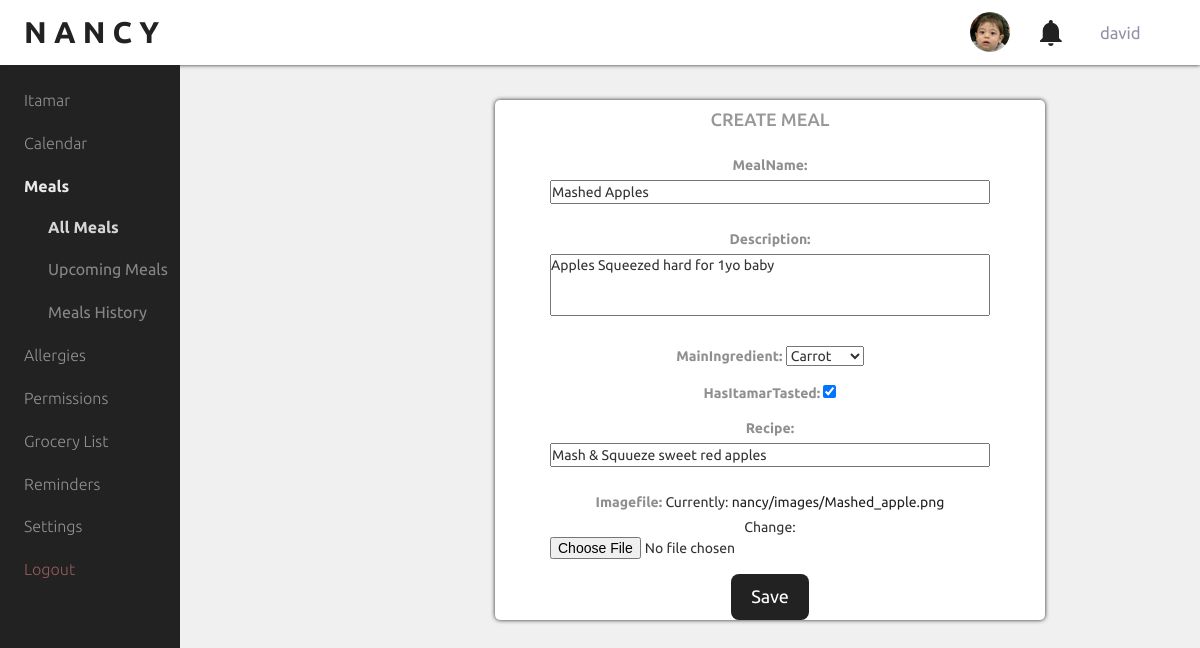
Page /update-meal/42 (signed in) on the committed database.
### todo/models.py (models this page shows, shortened)
class Nancy(models.Model):
    user_id = models.ForeignKey(User, on_delete=models.CASCADE) #relationship 1:n (user:todos) ??
    dateCreated = models.DateField(auto_now_add=True) #automatic
    dateCompleted = models.DateField(null=True, blank=True) #blank at first ?
    mealName = models.CharField(max_length=30)
    scheduled = models.BooleanField(default=False)
    description = models.TextField(blank=True)
    mainIngredient = models.CharField(max_length=70)
    HasItamarTasted = models.BooleanField(default=False)
    Recipe = models.CharField(max_length=70)
    imagefile = models.ImageField(default='todo\static\nancy\images\Mashed_apple.png',upload_to='nancy/images')
    mediumIm=ImageSpecField(
        source='imagefile',processors=[SmartResize( 80,100)],format='PNG')
    smallIm=ImageSpecField(
        source='imagefile',processors=[SmartResize(40,50)],format='PNG')
    bigImage=ImageSpecField(
        source='imagefile',processors=[SmartResize(200,300)],format='PNG')

### todo/views.py (the view, shortened to what this page needs)
# urls.py: path('update-meal/<int:meal_pk>', views.updateMeal, name='updateMeal'),
def updateMeal(request, meal_pk):
    meal = get_object_or_404(Nancy, pk=meal_pk)
    if (request.method == 'GET'):
        form = NancyForm(instance=meal)
        act=2
        return render(request, 'nancy/create-meal.html', {'meal': meal, 'form': form ,'act':act})

### todo/forms.py
class NancyForm(forms.ModelForm):
    class Meta:
        model = Nancy
        fields = ['mealName', 'description', 'mainIngredient',
                  'HasItamarTasted', 'Recipe', 'imagefile']
        widgets = {
            "description": forms.Textarea(attrs={"rows": "3", "cols": "40", "style":"resize:none"}),
            'mainIngredient':forms.Select(attrs={"id":"selectIngredients"})
        }

### todo/templates/nancy/create-meal.html (shortened to what this page needs)
{% load static  %}
<!DOCTYPE html>
<html lang="en">
<head>
    <link rel="stylesheet" href="https://maxcdn.bootstrapcdn.com/bootstrap/3.3.7/css/bootstrap.min.css"
>
    <link rel="stylesheet" href="{% static 'nancy/css/styles.css' %}">
</head>
<body>
    <div class="wrapper">
        <header>
            <div class="header-selections">
                <a href="{% url 'nancy' %}" id="logo">N A N C Y</a>
                {% if user.is_authenticated %}
                <span id="userName">{{user.username}}</span>
                {% endif %}
                <a href="#" id=notification></a>
                <a href="#" id=baby-nav></a>
            </div>
        </header>
        <div class="table">
            <nav>
                <ul>
                    <li><a href="{% url 'nancy' %}">Itamar</a></li>
                    <li><a href="#">Calendar</a></li>
                    <li class="thisNavSection"><a href="{% url 'meals' %}"><b>Meals</b></a>
                        <ul>
                            <li class="thisNavSection"><a href="{% url 'meals' %}">All Meals</a></li>
                            <li><a href="#">Upcoming Meals</a></li>
                            <li><a href="#">Meals History</a></li>
                        </ul>
                    </li>
                    <li><a href="#">Allergies</a></li>
                    <li><a href="#">Permissions</a></li>
                    <li><a href="#">Grocery List</a></li>
                    <li><a href="#">Reminders</a></li>
                    <li><a href="#">Settings</a></li>
                    <li><a id="logout" href="{% url 'logoutuser' %}">Logout</a></li>
                </ul>
            </nav>
            <main>
                <section class="create-meal">
                    <h2>CREATE MEAL</h2>
                        {% if act == 2  %}
                        <form action="{% url 'updateMeal' meal.id%}" method="POST" enctype="multipart/form-data">
                            {% endif %}
                            {{form.as_p}}
                            <button type='submit' class="btn-medium">Save </button>
                        </form>
                </section>
            </main>
        </div>
</body>
</html>

### todo/static/nancy/css/styles.css (style rules this page uses)
* { margin: 0; padding: 0; overflow: visible; }
html,nav, header, footer, main, aside, section, div { display: block; }
h2 { text-align: center; font-size: 18px; opacity: 50%; margin: 5px; padding: 5px; }
a { text-decoration: none; color: #222; }
.wrapper { display: block; width: 100%; margin: 0 auto; }
body { width: 100%; margin: 0; font-family: 'Ubuntu', sans-serif; font-style: normal; background-color: #f0f0f0; }
header { position: sticky; z-index: 99; top: 0; width: 100%; }
.header-selections { display: block; width: 100%; height: 65px; line-height: 65px; background-color: white; box-shadow: 0px 0px 4px #222222; font-size: 20px; }
nav { display: table-cell; height: 100vh; width: 12vw; min-width: 180px; background-color: #222222; padding: 0; }
#notification { display: block; float: right; right: 10px; margin:20px 30px; width: 30px; height: 30px; background: url(../images/notif-icon.png) no-repeat; }
#baby-nav { display: block; float: right; margin-top: 12px; width: 40px; height: 40px; border-radius: 100%; background: url(../images/baby-icon.png) no-repeat; margin-left: 15px; }
#logout { color: #ff9191; }
#logo { margin-left: 24px; font-weight: bold; text-decoration: none; text-align: center; color: #222222; font-size: 30px }
ul { list-style-type:none; margin-top: 18px; font-weight: lighter; }
nav ul { margin-left: 24px; }
li a { text-decoration: none; color: white; font-size: 16px; transition: 0.2s ease-in-out; }
li { margin-bottom: 20px; }
nav li { opacity: 50%; transition: 0.2s ease-in-out; }
.table { position: absolute; display: table; width: 100%; height: 100vh; border-collapse: collapse; margin: 0; }
main { box-sizing: border-box; display: flex; width: 100%; height: 100vh; padding: 15px; }
main section { position: relative; box-shadow: 0px 0px 4px #222222; border-radius: 5px; background-color: white; width: 38vw; text-align: center; }
.thisNavSection { opacity: 90%; font-weight: bold; }
.create-meal { height: 520px; width: 550px; left: 300px; top: 20px; padding-left: 25px; padding-right: 25px; }
form { padding-left: 30px; padding-right: 30px; }
input,textarea { margin-bottom: 15px; font-family: 'Ubuntu', sans-serif; }
textarea, input[type=text] { width: 100%; }
label { display: inline-block; margin-bottom: 5px; color: #222222; opacity: 50%; }
.btn-medium { display: block; margin: 0 auto; background-color: #222222; border: none; border-radius: 8px; color: white; font-size: large; padding: 10px 20px; text-decoration: none; cursor: pointer; }
#userName { font-size: smaller; min-width: 100px; color: rgba(21, 12, 63, 0.459); float: right; }

### rows in the picture
Nancy: mealName "Mashed Apples", description "Apples Squeezed hard for 1yo baby", mainIngredient "Carrot", HasItamarTasted "☑", Recipe "Mash & Squueze sweet red apples"

### other values in the picture
{{ user.username }} "david"
